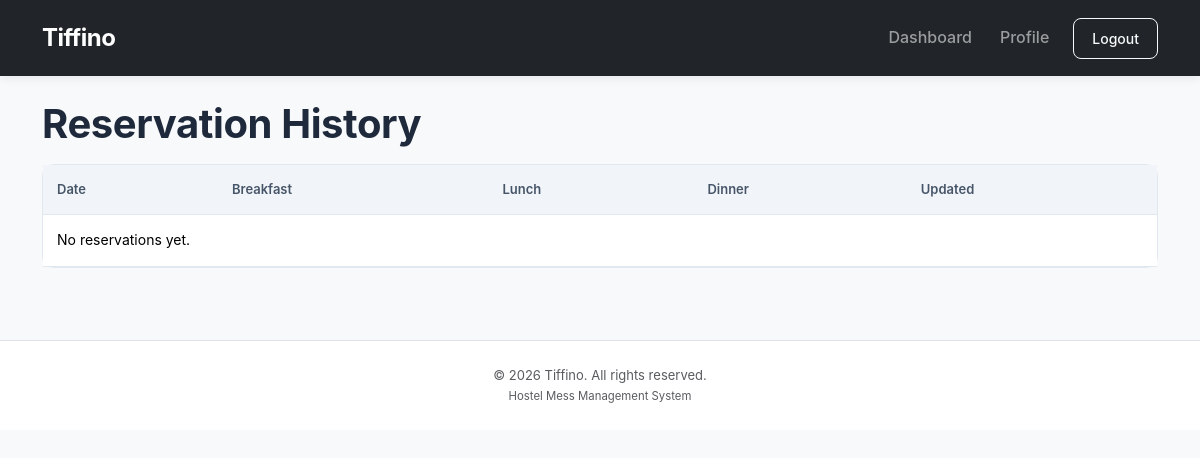
The app's page /reservations/history/ (signed in), older data.
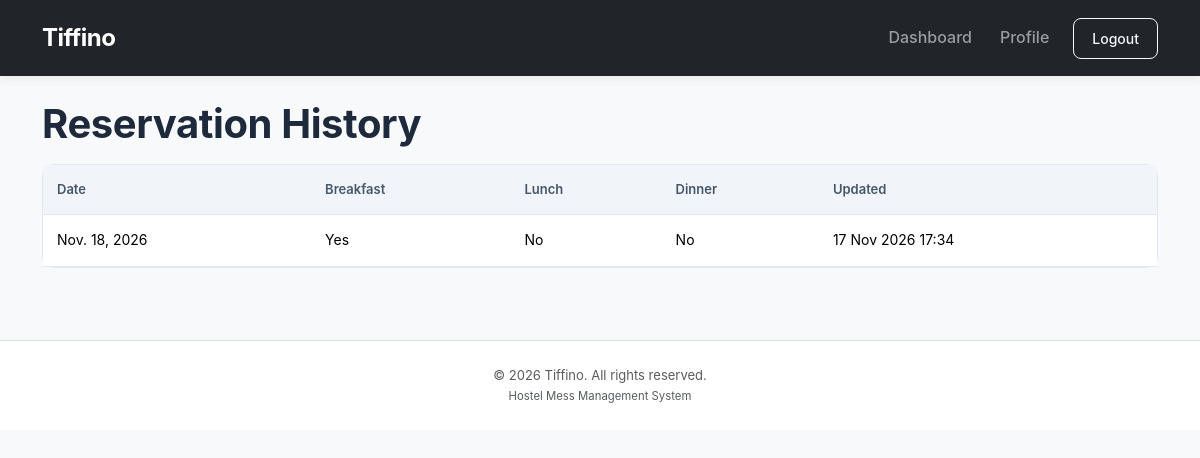
The same page, newer data.
### reservations/models.py (models this page shows, shortened)
class MealReservation(models.Model):
    user = models.ForeignKey(
        settings.AUTH_USER_MODEL,
        on_delete=models.CASCADE,
        related_name='reservations'
    )
    subscription = models.ForeignKey(
        'subscriptions.Subscription',
        on_delete=models.PROTECT,
        related_name='reservations'
    )
    date = models.DateField()
    breakfast = models.BooleanField(default=False)
    lunch = models.BooleanField(default=False)
    dinner = models.BooleanField(default=False)
    submitted_at = models.DateTimeField(auto_now_add=True)
    updated_at = models.DateTimeField(auto_now=True)
    class Meta:
        ordering = ['date']
        constraints = [
            models.UniqueConstraint(
                fields=['user', 'date'],
                name='unique_user_meal_reservation'
            )
        ]

### reservations/views.py (the view)
# urls.py: path('history/', views.reservation_history,name='reservation_history'),
@role_required('user')
def reservation_history(request):
    reservations = MealReservation.objects.filter(
        user=request.user
    ).order_by('-date')
    return render(
        request,
        'user/reservation_history.html',
        {
            'reservations': reservations
        }
    )

### dashboard/views.py (called while the page is built)
def role_required(*roles):
    def decorator(view_func):
        @wraps(view_func)
        @login_required
        def wrapper(request, *args, **kwargs):
            if request.user.role not in roles:
                return redirect('home')
            return view_func(request, *args, **kwargs)
        return wrapper
    return decorator

### templates/user/reservation_history.html
{% extends 'base.html' %}{% block title %}Reservation History | Tiffino{% endblock %}{% block content %}
<h1>Reservation History</h1>
<div class="card mt-3">
    <div class="table-responsive">
        <table class="table mb-0">
            <thead>
                <tr>
                    <th>Date</th>
                    <th>Breakfast</th>
                    <th>Lunch</th>
                    <th>Dinner</th>
                    <th>Updated</th>
                </tr>
            </thead>
            <tbody>{% for r in reservations %}<tr>
                    <td>{{ r.date }}</td>
                    <td>{{ r.breakfast|yesno:"Yes,No" }}</td>
                    <td>{{ r.lunch|yesno:"Yes,No" }}</td>
                    <td>{{ r.dinner|yesno:"Yes,No" }}</td>
                    <td>{{ r.updated_at|date:"d M Y H:i" }}</td>
                </tr>{% empty %}<tr>
                    <td colspan="5">No reservations yet.</td>
                </tr>{% endfor %}</tbody>
        </table>
    </div>
</div>{% endblock %}

### templates/base.html (shortened to what this page needs)
{% load static %}
<!DOCTYPE html>
<html lang="en">
<head>
    <link href="https://cdn.jsdelivr.net/npm/bootstrap@5.3.3/dist/css/bootstrap.min.css"
          rel="stylesheet">
    <link rel="stylesheet" href="{% static 'css/style.css' %}">
</head>
<body class="bg-light">
    <nav class="navbar navbar-expand-lg navbar-dark bg-dark">
        <div class="container">
            <a class="navbar-brand fw-bold" href="{% url 'home' %}">
                Tiffino
            </a>
            <div class="collapse navbar-collapse" id="mainNavbar">
                <div class="navbar-nav ms-auto align-items-lg-center">
                    {% if request.user.is_authenticated %}
                        {% if request.user.role == 'main_admin' %}
                            <a class="nav-link"
                               href="{% url 'main_admin_dashboard' %}">
                                Dashboard
                            </a>
                        {% elif request.user.role == 'manager' %}
                            <a class="nav-link"
                               href="{% url 'manager_dashboard' %}">
                                Dashboard
                            </a>
                        {% else %}
                            <a class="nav-link"
                               href="{% url 'user_dashboard' %}">
                                Dashboard
                            </a>
                        {% endif %}
                        <a class="nav-link" href="{% url 'profile' %}">
                            Profile
                        </a>
                        <form method="post"
                              action="{% url 'logout' %}"
                              class="ms-lg-3">
                            <button type="submit"
                                    class="btn btn-outline-light btn-sm">
                                Logout
                            </button>
                        </form>
                    {% endif %}
                </div>
            </div>
        </div>
    </nav>
    <main class="container py-4">
        {% block content %}
        {% endblock %}
    </main>
    <footer class="text-center text-muted py-4 mt-5 border-top bg-white">
        <div class="container">
            <p class="mb-0">
                © {% now "Y" %} Tiffino. All rights reserved.
            </p>
            <small>Hostel Mess Management System</small>
        </div>
    </footer>
</body>
</html>

### static/css/style.css (style rules this page uses)
:root { --primary: #2563eb; --primary-dark: #1d4ed8; --secondary: #64748b; --background: #f8fafc; --surface: #ffffff; --text: #1e293b; --border: #e2e8f0; --success: #16a34a; --danger: #dc2626; --warning: #f59e0b; --radius: 12px; }
* { box-sizing: border-box; }
body { font-family: "Inter", "Segoe UI", Arial, sans-serif; background-color: var(--background); color: var(--text); margin: 0; line-height: 1.6; }
.navbar { padding: 14px 0; box-shadow: 0 2px 10px rgba(0, 0, 0, 0.08); }
.navbar-brand { font-size: 24px; letter-spacing: -0.5px; }
.nav-link { font-weight: 500; margin-left: 12px; transition: color 0.2s ease; }
h1, h2, h3, h4, h5 { color: var(--text); font-weight: 650; letter-spacing: -0.4px; }
.card { background: var(--surface); border: 1px solid var(--border); border-radius: var(--radius); transition: transform 0.2s ease, box-shadow 0.2s ease; }
.btn { border-radius: 8px; font-weight: 500; padding: 9px 18px; transition: all 0.2s ease; }
.table { vertical-align: middle; margin-bottom: 0; }
.table thead th { background-color: #f1f5f9; color: #475569; font-size: 13px; font-weight: 600; padding: 14px; border-bottom: 1px solid var(--border); white-space: nowrap; }
.table tbody td { padding: 14px; border-color: var(--border); font-size: 14px; }
footer { font-size: 13px; color: var(--secondary); }

Row changes from the older to the newer data that the page shows:
added MealReservation: date "Nov. 18, 2026", breakfast "Yes", lunch "No", dinner "No", updated_at "17 Nov 2026 17:34"
Text that changed along with them:
text no longer shown: "No reservations yet."
